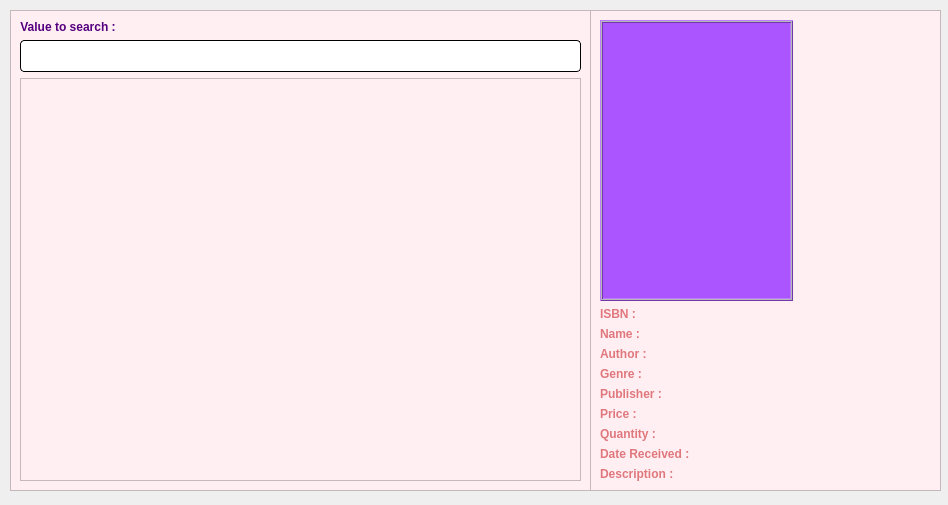
<?xml version="1.0" encoding="UTF-8"?>
<ui version="4.0">
 <class>bookList</class>
 <widget class="QDialog" name="bookList">
  <property name="geometry">
   <rect>
    <x>0</x>
    <y>0</y>
    <width>948</width>
    <height>505</height>
   </rect>
  </property>
  <property name="windowTitle">
   <string>Dialog</string>
  </property>
  <widget class="QFrame" name="frame">
   <property name="geometry">
    <rect>
     <x>10</x>
     <y>10</y>
     <width>581</width>
     <height>481</height>
    </rect>
   </property>
   <property name="styleSheet">
    <string notr="true">background-color:rgb(255, 239, 242)</string>
   </property>
   <property name="frameShape">
    <enum>QFrame::Shape::StyledPanel</enum>
   </property>
   <property name="frameShadow">
    <enum>QFrame::Shadow::Raised</enum>
   </property>
   <layout class="QVBoxLayout" name="verticalLayout_2">
    <item>
     <widget class="QLabel" name="label">
      <property name="sizePolicy">
       <sizepolicy hsizetype="Fixed" vsizetype="Fixed">
        <horstretch>0</horstretch>
        <verstretch>0</verstretch>
       </sizepolicy>
      </property>
      <property name="styleSheet">
       <string notr="true">font: 14pt &quot;georgia&quot;;
color: #e0777d;</string>
      </property>
      <property name="text">
       <string>&lt;html&gt;&lt;head/&gt;&lt;body&gt;&lt;p align=&quot;center&quot;&gt;&lt;span style=&quot; font-weight:700; color:#55007f;&quot;&gt;Value to search :&lt;/span&gt;&lt;/p&gt;&lt;/body&gt;&lt;/html&gt;</string>
      </property>
     </widget>
    </item>
    <item>
     <layout class="QVBoxLayout" name="verticalLayout">
      <item>
       <layout class="QHBoxLayout" name="horizontalLayout">
        <item>
         <widget class="QLineEdit" name="value">
          <property name="styleSheet">
           <string notr="true">QLineEdit{
	background-color: rgb(255, 255, 255);
	 border: 1px  solid;
     border-radius: 4px;
	font: 24px
}</string>
          </property>
         </widget>
        </item>
       </layout>
      </item>
      <item>
       <widget class="QTableView" name="tableView">
        <property name="styleSheet">
         <string notr="true">QHeaderView::section { background-color: #e0777d; font: solid}</string>
        </property>
        <property name="selectionBehavior">
         <enum>QAbstractItemView::SelectionBehavior::SelectRows</enum>
        </property>
        <attribute name="horizontalHeaderHighlightSections">
         <bool>true</bool>
        </attribute>
        <attribute name="verticalHeaderVisible">
         <bool>false</bool>
        </attribute>
        <attribute name="verticalHeaderHighlightSections">
         <bool>false</bool>
        </attribute>
       </widget>
      </item>
     </layout>
    </item>
   </layout>
  </widget>
  <widget class="QFrame" name="frame_2">
   <property name="geometry">
    <rect>
     <x>590</x>
     <y>10</y>
     <width>351</width>
     <height>481</height>
    </rect>
   </property>
   <property name="styleSheet">
    <string notr="true">background-color:rgb(255, 239, 242)</string>
   </property>
   <property name="frameShape">
    <enum>QFrame::Shape::StyledPanel</enum>
   </property>
   <property name="frameShadow">
    <enum>QFrame::Shadow::Raised</enum>
   </property>
   <layout class="QVBoxLayout" name="verticalLayout_4">
    <item>
     <layout class="QHBoxLayout" name="horizontalLayout_2">
      <item>
       <widget class="QLabel" name="coverLabel">
        <property name="focusPolicy">
         <enum>Qt::FocusPolicy::StrongFocus</enum>
        </property>
        <property name="styleSheet">
         <string notr="true">background-color: rgb(170, 85, 255);
border-color: rgb(0, 0, 0);</string>
        </property>
        <property name="frameShape">
         <enum>QFrame::Shape::Box</enum>
        </property>
        <property name="frameShadow">
         <enum>QFrame::Shadow::Raised</enum>
        </property>
        <property name="midLineWidth">
         <number>1</number>
        </property>
        <property name="text">
         <string/>
        </property>
       </widget>
      </item>
      <item>
       <spacer name="horizontalSpacer">
        <property name="orientation">
         <enum>Qt::Orientation::Horizontal</enum>
        </property>
        <property name="sizeType">
         <enum>QSizePolicy::Policy::Fixed</enum>
        </property>
        <property name="sizeHint" stdset="0">
         <size>
          <width>138</width>
          <height>20</height>
         </size>
        </property>
       </spacer>
      </item>
     </layout>
    </item>
    <item>
     <layout class="QVBoxLayout" name="verticalLayout_3">
      <item>
       <widget class="QLabel" name="ISBN">
        <property name="sizePolicy">
         <sizepolicy hsizetype="Fixed" vsizetype="Fixed">
          <horstretch>0</horstretch>
          <verstretch>0</verstretch>
         </sizepolicy>
        </property>
        <property name="styleSheet">
         <string notr="true">font: 14pt &quot;georgia&quot;;
color: #e0777d;</string>
        </property>
        <property name="text">
         <string>&lt;html&gt;&lt;head/&gt;&lt;body&gt;&lt;p&gt;&lt;span style=&quot; font-weight:700;&quot;&gt;ISBN :&lt;/span&gt;&lt;/p&gt;&lt;/body&gt;&lt;/html&gt;</string>
        </property>
       </widget>
      </item>
      <item>
       <widget class="QLabel" name="name">
        <property name="sizePolicy">
         <sizepolicy hsizetype="Fixed" vsizetype="Fixed">
          <horstretch>0</horstretch>
          <verstretch>0</verstretch>
         </sizepolicy>
        </property>
        <property name="styleSheet">
         <string notr="true">font: 14pt &quot;georgia&quot;;
color: #e0777d;</string>
        </property>
        <property name="text">
         <string>&lt;html&gt;&lt;head/&gt;&lt;body&gt;&lt;p&gt;&lt;span style=&quot; font-weight:700;&quot;&gt;Name :&lt;/span&gt;&lt;/p&gt;&lt;/body&gt;&lt;/html&gt;</string>
        </property>
       </widget>
      </item>
      <item>
       <widget class="QLabel" name="author">
        <property name="sizePolicy">
         <sizepolicy hsizetype="Fixed" vsizetype="Fixed">
          <horstretch>0</horstretch>
          <verstretch>0</verstretch>
         </sizepolicy>
        </property>
        <property name="styleSheet">
         <string notr="true">font: 14pt &quot;georgia&quot;;
color: #e0777d;</string>
        </property>
        <property name="text">
         <string>&lt;html&gt;&lt;head/&gt;&lt;body&gt;&lt;p&gt;&lt;span style=&quot; font-weight:700;&quot;&gt;Author :&lt;/span&gt;&lt;/p&gt;&lt;/body&gt;&lt;/html&gt;</string>
        </property>
       </widget>
      </item>
      <item>
       <widget class="QLabel" name="genre">
        <property name="sizePolicy">
         <sizepolicy hsizetype="Fixed" vsizetype="Fixed">
          <horstretch>0</horstretch>
          <verstretch>0</verstretch>
         </sizepolicy>
        </property>
        <property name="styleSheet">
         <string notr="true">font: 14pt &quot;georgia&quot;;
color: #e0777d;</string>
        </property>
        <property name="text">
         <string>&lt;html&gt;&lt;head/&gt;&lt;body&gt;&lt;p&gt;&lt;span style=&quot; font-weight:700;&quot;&gt;Genre :&lt;/span&gt;&lt;/p&gt;&lt;/body&gt;&lt;/html&gt;</string>
        </property>
       </widget>
      </item>
      <item>
       <widget class="QLabel" name="publisher">
        <property name="sizePolicy">
         <sizepolicy hsizetype="Fixed" vsizetype="Fixed">
          <horstretch>0</horstretch>
          <verstretch>0</verstretch>
         </sizepolicy>
        </property>
        <property name="styleSheet">
         <string notr="true">font: 14pt &quot;georgia&quot;;
color: #e0777d;</string>
        </property>
        <property name="text">
         <string>&lt;html&gt;&lt;head/&gt;&lt;body&gt;&lt;p&gt;&lt;span style=&quot; font-weight:700;&quot;&gt;Publisher :&lt;/span&gt;&lt;/p&gt;&lt;/body&gt;&lt;/html&gt;</string>
        </property>
       </widget>
      </item>
      <item>
       <widget class="QLabel" name="price">
        <property name="sizePolicy">
         <sizepolicy hsizetype="Fixed" vsizetype="Fixed">
          <horstretch>0</horstretch>
          <verstretch>0</verstretch>
         </sizepolicy>
        </property>
        <property name="styleSheet">
         <string notr="true">font: 14pt &quot;georgia&quot;;
color: #e0777d;</string>
        </property>
        <property name="text">
         <string>&lt;html&gt;&lt;head/&gt;&lt;body&gt;&lt;p&gt;&lt;span style=&quot; font-weight:700;&quot;&gt;Price :&lt;/span&gt;&lt;/p&gt;&lt;/body&gt;&lt;/html&gt;</string>
        </property>
       </widget>
      </item>
      <item>
       <widget class="QLabel" name="quantity">
        <property name="sizePolicy">
         <sizepolicy hsizetype="Fixed" vsizetype="Fixed">
          <horstretch>0</horstretch>
          <verstretch>0</verstretch>
         </sizepolicy>
        </property>
        <property name="styleSheet">
         <string notr="true">font: 14pt &quot;georgia&quot;;
color: #e0777d;</string>
        </property>
        <property name="text">
         <string>&lt;html&gt;&lt;head/&gt;&lt;body&gt;&lt;p&gt;&lt;span style=&quot; font-weight:700;&quot;&gt;Quantity :&lt;/span&gt;&lt;/p&gt;&lt;/body&gt;&lt;/html&gt;</string>
        </property>
       </widget>
      </item>
      <item>
       <widget class="QLabel" name="date">
        <property name="sizePolicy">
         <sizepolicy hsizetype="Fixed" vsizetype="Fixed">
          <horstretch>0</horstretch>
          <verstretch>0</verstretch>
         </sizepolicy>
        </property>
        <property name="styleSheet">
         <string notr="true">font: 14pt &quot;georgia&quot;;
color: #e0777d;</string>
        </property>
        <property name="text">
         <string>&lt;html&gt;&lt;head/&gt;&lt;body&gt;&lt;p&gt;&lt;span style=&quot; font-weight:700;&quot;&gt;Date Received :&lt;/span&gt;&lt;/p&gt;&lt;/body&gt;&lt;/html&gt;</string>
        </property>
       </widget>
      </item>
      <item>
       <widget class="QLabel" name="desc">
        <property name="sizePolicy">
         <sizepolicy hsizetype="Fixed" vsizetype="Fixed">
          <horstretch>0</horstretch>
          <verstretch>0</verstretch>
         </sizepolicy>
        </property>
        <property name="styleSheet">
         <string notr="true">font: 14pt &quot;georgia&quot;;
color: #e0777d;</string>
        </property>
        <property name="text">
         <string>&lt;html&gt;&lt;head/&gt;&lt;body&gt;&lt;p&gt;&lt;span style=&quot; font-weight:700;&quot;&gt;Description :&lt;/span&gt;&lt;/p&gt;&lt;/body&gt;&lt;/html&gt;</string>
        </property>
       </widget>
      </item>
     </layout>
    </item>
   </layout>
  </widget>
 </widget>
 <resources/>
 <connections/>
</ui>
